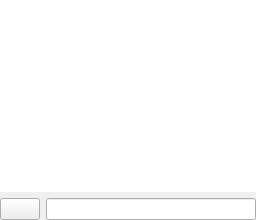
       <widget class="QWidget" name="tab_functions">
        <attribute name="icon">
         <iconset resource="resources/resources.qrc">
          <normaloff>:/icons/function_small.png</normaloff>:/icons/function_small.png</iconset>
        </attribute>
        <attribute name="title">
         <string/>
        </attribute>
        <attribute name="toolTip">
         <string>Functions</string>
        </attribute>
        <layout class="QVBoxLayout" name="verticalLayout_9">
         <property name="margin">
          <number>0</number>
         </property>
         <item>
          <widget class="QTableWidget" name="tableWidget_functions">
           <property name="frameShape">
            <enum>QFrame::NoFrame</enum>
           </property>
           <property name="editTriggers">
            <set>QAbstractItemView::NoEditTriggers</set>
           </property>
          </widget>
         </item>
         <item>
          <layout class="QHBoxLayout" name="horizontalLayout_3">
           <item>
            <widget class="QPushButton" name="pushButton_find_function">
             <property name="text">
              <string/>
             </property>
             <property name="icon">
              <iconset resource="resources/resources.qrc">
               <normaloff>:/icons/find.png</normaloff>:/icons/find.png</iconset>
             </property>
            </widget>
           </item>
           <item>
            <widget class="QLineEdit" name="lineEdit_find_function"/>
           </item>
          </layout>
         </item>
        </layout>
       </widget>
